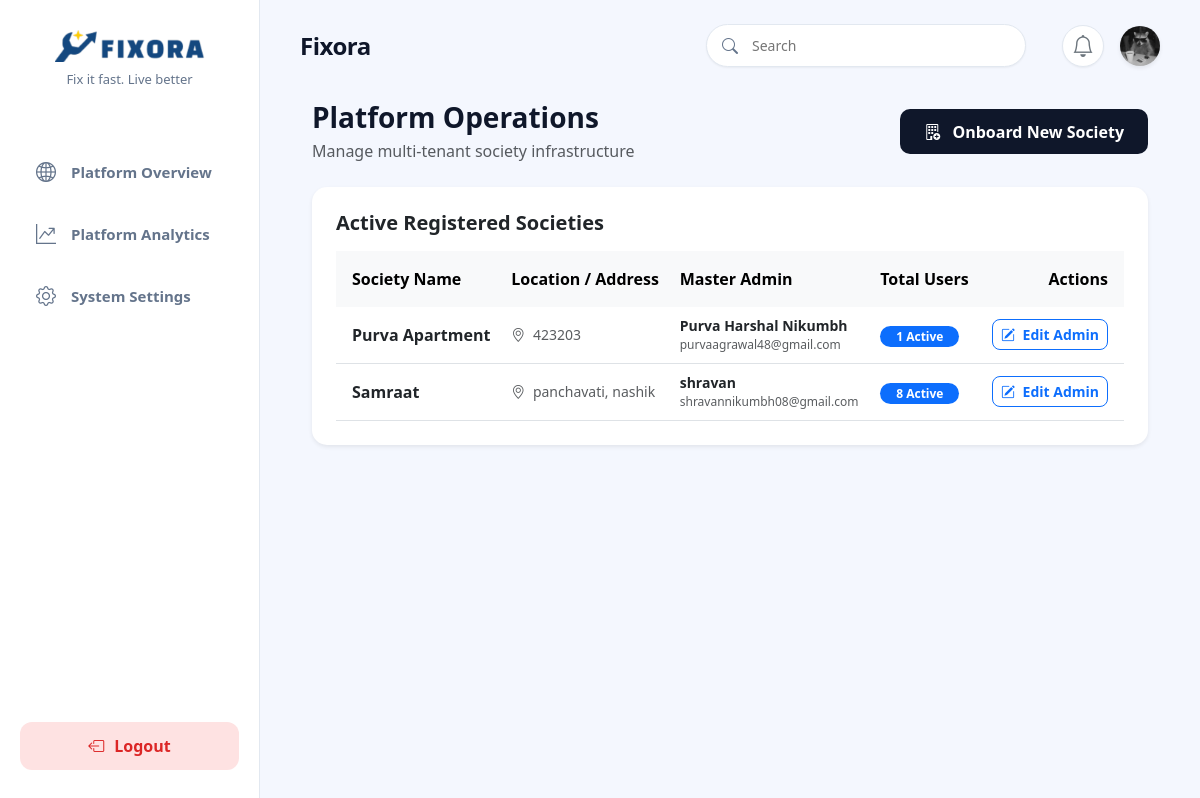
The page /dashboard/superadmin/ (signed in) on the database its author committed.
### fixora_app/models.py (models this page shows, shortened)
class User(AbstractUser):
    ROLE_CHOICES = (
        ('superadmin', 'System Super Admin'),
        ('admin', 'Admin'),
        ('resident', 'Resident'),
        ('worker', 'Worker'),
    )
    role = models.CharField(max_length=15, choices=ROLE_CHOICES, default='resident')
    phone = models.CharField(max_length=15, blank=True, null=True)
    society = models.ForeignKey(
        Society,
        on_delete=models.CASCADE,
        null=True,
        blank=True,
        related_name='users'
    )
    profile_image = models.ImageField(
        upload_to='profile_images/',
        blank=True,
        null=True
    )
    otp = models.CharField(max_length=6, blank=True, null=True)
    otp_created_at = models.DateTimeField(blank=True, null=True)

class Society(models.Model):
    name = models.CharField(max_length=200)
    address = models.TextField(blank=True, null=True)
    created_at = models.DateTimeField(auto_now_add=True)

### fixora_app/views.py (the view)
# urls.py: path('dashboard/superadmin/', views.superadmin_dashboard, name='superadmin_dashboard'),
@login_required
def superadmin_dashboard(request):
    if request.user.role != 'superadmin':
        return redirect('dashboard_redirect')
    from django.db.models import Count
    societies = Society.objects.annotate(
        total_users=Count('users')
    ).order_by('-created_at')
    admins = User.objects.filter(role='admin').select_related('society')
    admin_dict = {admin.society_id: admin for admin in admins}
    for society in societies:
        society.master_admin = admin_dict.get(society.id)
    context = {
        'societies': societies,
    }
    return render(request, 'file/superadmin_dashboard.html', context)

### fixora_app/context_processors.py (called while the page is built)
def unread_alerts(request):
    if request.user.is_authenticated:
        count = Alert.objects.filter(user=request.user, is_read=False).count()
        return {'unread_alerts_count': count}
    return {'unread_alerts_count': 0}

### templates/file/superadmin_dashboard.html (shortened to what this page needs)
{% extends 'file/base.html' %}
{% block content %}
<div class="container-fluid">
    <div class="d-flex justify-content-between align-items-center mb-4">
        <div>
            <h3 class="fw-bold mb-1">Platform Operations</h3>
            <p class="text-muted mb-0">Manage multi-tenant society infrastructure</p>
        </div>
        <button class="btn btn-primary px-4 fw-semibold" data-bs-toggle="modal" data-bs-target="#newSocietyModal" style="border-radius: 10px; background: #0f172a; border: none; height: 45px;">
            <i class="bi bi-building-add me-2"></i> Onboard New Society
        </button>
    </div>
    <div class="card p-4 border-0 shadow-sm" style="border-radius: 15px; background: white;">
        <h5 class="fw-bold mb-3">Active Registered Societies</h5>
        <div class="table-responsive">
            <table class="table table-hover align-middle mb-0">
                <thead class="table-light">
                    <tr>
                        <th class="border-0 py-3 ps-3">Society Name</th>
                        <th class="border-0 py-3">Location / Address</th>
                        <th class="border-0 py-3">Master Admin</th>
                        <th class="border-0 py-3">Total Users</th>
                        <th class="border-0 py-3 text-end pe-3">Actions</th>
                    </tr>
                </thead>
                <tbody>
                    {% for society in societies %}
                    <tr>
                        <td class="ps-3 py-3 fw-bold text-dark">{{ society.name }}</td>
                        <td class="text-muted" style="font-size: 14px;"><i class="bi bi-geo-alt me-1"></i> {{ society.address|default:"Not specified" }}</td>
                        <td>
                            {% if society.master_admin %}
                                <div class="fw-semibold text-dark" style="font-size: 14px;">{{ society.master_admin.username }}</div>
                                <div class="text-muted" style="font-size: 12px;">{{ society.master_admin.email }}</div>
                            {% else %}
                                <span class="badge bg-danger">Unassigned</span>
                            {% endif %}
                        </td>
                        <td><span class="badge bg-primary rounded-pill px-3">{{ society.total_users }} Active</span></td>
                        <td class="text-end pe-3">
                            <button class="btn btn-sm btn-outline-primary fw-semibold" style="border-radius: 8px;" data-bs-toggle="modal" data-bs-target="#editAdminModal{{ society.id }}">
                                <i class="bi bi-pencil-square me-1"></i> Edit Admin
                            </button>
                        </td>
                    </tr>
                    {% empty %}
                    <tr>
                        <td colspan="5" class="text-center text-muted py-5 fw-medium">No societies onboarded into the platform yet.</td>
                    </tr>
                    {% endfor %}
                </tbody>
            </table>
        </div>
    </div>
</div>
{% endblock %}

### templates/file/base.html (shortened to what this page needs)
{% load static %}
<!DOCTYPE html>
<html lang="en">
<head>
    <link href="https://cdn.jsdelivr.net/npm/bootstrap@5.3.7/dist/css/bootstrap.min.css" rel="stylesheet">
    <link rel="stylesheet" href="https://cdn.jsdelivr.net/npm/bootstrap-icons@1.11.3/font/bootstrap-icons.min.css">
    <link rel="stylesheet" href="{% static 'css/dashboard.css' %}">
</head>
<body>
    <div class="dashboard-container">
        <aside class="sidebar">
            <div class="brand-section">
                {% if user.role == 'superadmin' %}
                    <a href="{% url 'superadmin_dashboard' %}">
                {% elif user.role == 'admin' %}
                    <a href="{% url 'admin_dashboard' %}">
                {% elif user.role == 'worker' %}
                    <a href="{% url 'worker_dashboard' %}">
                {% else %}
                    <a href="{% url 'resident_dashboard' %}">
                {% endif %}
                        <img src="{% static 'images/logo.png' %}" alt="Fixora Logo" class="sidebar-logo">
                    </a>
                <p class="tagline">Fix it fast. Live better</p>
            </div>
            <nav class="sidebar-menu">
                {% if user.role == 'superadmin' %}
                <a href="{% url 'superadmin_dashboard' %}" class="menu-item">
                    <i class="bi bi-globe2"></i> Platform Overview
                </a>
                <a href="{% url 'superadmin_analytics' %}" class="menu-item">
                    <i class="bi bi-graph-up-arrow"></i> Platform Analytics
                </a>
                <a href="{% url 'settings' %}" class="menu-item">
                    <i class="bi bi-gear"></i> System Settings
                </a>
                {% endif %}
            </nav>
            <div class="sidebar-footer">
                <a href="{% url 'logout' %}" class="btn-logout-sidebar">
                    <i class="bi bi-box-arrow-left"></i> Logout
                </a>
            </div>
        </aside>
        <div class="main-content-wrapper">
            <header class="top-navbar d-flex align-items-center justify-content-between">
                <div class="d-flex align-items-center gap-2 gap-md-3">
                    <div class="d-flex flex-column justify-content-center">
                        <h2 class="page-title m-0" style="line-height: 1;">
                            {% if request.resolver_match.url_name == 'resident_dashboard' %}
                                Dashboard
                            {% elif request.resolver_match.url_name == 'raise_complaint' %}
                                Raise Complaint
                            {% elif request.resolver_match.url_name == 'admin_dashboard' %}
                                Admin Dashboard
                            {% elif request.resolver_match.url_name == 'worker_dashboard' %}
                                Worker Dashboard
                            {% elif request.resolver_match.url_name == 'complaints_log' %}
                                Complaints
                            {% elif request.resolver_match.url_name == 'book_service' %}
                                Book a Service
                            {% elif request.resolver_match.url_name == 'my_services' %}
                                Requested Service
                            {% elif request.resolver_match.url_name == 'alerts' %}
                                Alerts
                            {% elif request.resolver_match.url_name == 'profile' %}
                                My Profile
                            {% elif request.resolver_match.url_name == 'change_password' %}
                                Change Password
                            {% elif request.resolver_match.url_name == 'verify_password_otp' %}
                                Verify OTP
                            {% elif request.resolver_match.url_name == 'settings' %}
                                Settings
                            {% else %}
                                Fixora
                            {% endif %}
                        </h2>
                    </div>
                </div>
                <div class="navbar-actions d-flex align-items-center m-0">
                    <form method="GET" class="search-box d-none d-md-flex align-items-center me-3">
                        <i class="bi bi-search"></i>
                        <input type="text" name="search" placeholder="Search" value="{{ request.GET.search }}" onkeyup="this.form.submit()">
                    </form>
                    <div class="d-flex align-items-center gap-3">
                        <div class="notification-bell m-0 position-relative">
                            <a href="{% url 'alerts' %}" class="text-secondary text-decoration-none d-flex align-items-center justify-content-center w-100 h-100">
                                <i class="bi bi-bell"></i>
                            </a>
                        </div>
                        <div class="dropdown m-0">
                            <a href="#" id="profileDropdown" data-bs-toggle="dropdown" aria-expanded="false" style="text-decoration:none; cursor:pointer;">
                                {% if user.profile_image %}
                                    <img src="{{ user.profile_image.url }}" class="rounded-circle shadow-sm" width="40" height="40" style="object-fit: cover;">
                                {% else %}
                                    <i class="bi bi-person-circle" style="font-size:32px; color:#2563EB;"></i>
                                {% endif %}
                            </a>
                        </div>
                    </div>
                </div>
            </header>
            <main class="content-body">
                {% block content %}
                {% endblock %}
            </main>
        </div>
    </div>
</body>
</html>

### static/css/dashboard.css (style rules this page uses)
:root { --primary: #2563eb; --primary-hover: #1d4ed8; --bg-main: #f4f7fe; --bg-sidebar: #ffffff; --text-dark: #0f172a; --text-muted: #64748b; --border-color: #e2e8f0; --shadow-sm: 0 1px 2px 0 rgb(0 0 0 / 0.05); --shadow-md: 0 4px 6px -1px rgb(0 0 0 / 0.05), 0 2px 4px -2px rgb(0 0 0 / 0.05); --shadow-lg: 0 10px 15px -3px rgb(0 0 0 / 0.05), 0 4px 6px -4px rgb(0 0 0 / 0.02); --radius-md: 12px; --radius-lg: 16px; --transition: all 0.3s cubic-bezier(0.4, 0, 0.2, 1); }
* { margin: 0; padding: 0; box-sizing: border-box; font-family: 'Segoe UI', system-ui, -apple-system, sans-serif; -webkit-font-smoothing: antialiased; }
body { background-color: var(--bg-main); min-height: 100vh; overflow-x: hidden; color: var(--text-dark); }
.dashboard-container { display: flex; height: 100vh; width: 100%; overflow: hidden; }
.sidebar { width: 260px; background-color: var(--bg-sidebar); display: flex; flex-direction: column; padding: 30px 20px; border-right: 1px solid var(--border-color); height: 100%; z-index: 50; }
.brand-section { text-align: center; margin-bottom: 40px; }
.sidebar-logo { width: 150px; cursor: pointer; transition: var(--transition); }
.tagline { font-size: 13px; color: var(--text-muted); margin-top: 8px; font-weight: 500; }
.sidebar-menu { display: flex; flex-direction: column; gap: 8px; flex-grow: 1; }
.menu-item { display: flex; align-items: center; gap: 15px; padding: 12px 16px; color: var(--text-muted); text-decoration: none; font-size: 15px; font-weight: 600; border-radius: var(--radius-md); transition: var(--transition); }
.menu-item i { font-size: 20px; }
.sidebar-footer { margin-top: auto; }
.btn-logout-sidebar { display: flex; align-items: center; justify-content: center; gap: 10px; width: 100%; padding: 12px; background-color: #fee2e2; color: #dc2626; border: none; border-radius: var(--radius-md); font-weight: 600; text-decoration: none; transition: var(--transition); }
.main-content-wrapper { flex-grow: 1; display: flex; flex-direction: column; height: 100vh; overflow-y: auto; background-color: var(--bg-main); }
.top-navbar { display: flex; justify-content: space-between; align-items: center; padding: 24px 40px; background: transparent; flex-wrap: wrap; gap: 15px; }
.page-title { font-size: 24px; font-weight: 700; color: var(--text-dark); letter-spacing: -0.5px; }
.navbar-actions { display: flex; align-items: center; gap: 20px; }
.search-box { position: relative; width: 320px; }
.search-box i { position: absolute; left: 16px; top: 50%; transform: translateY(-50%); color: var(--text-muted); }
.search-box input { width: 100%; padding: 10px 16px 10px 45px; background-color: #ffffff; border: 1px solid var(--border-color); border-radius: 50px; outline: none; font-size: 14px; transition: var(--transition); box-shadow: var(--shadow-sm); }
.notification-bell { position: relative; font-size: 22px; color: var(--text-muted); cursor: pointer; transition: var(--transition); background: white; width: 42px; height: 42px; display: flex; align-items: center; justify-content: center; border-radius: 50%; box-shadow: var(--shadow-sm); border: 1px solid var(--border-color); }
.content-body { padding: 10px 40px 40px 40px; flex-grow: 1; overflow-y: visible; }

### rows shown on the page
User: profile_image (picture)
Society: name "Purva Apartment", address "423203", master_admin.username "Purva Harshal Nikumbh", master_admin.email "purvaagrawal48@gmail.com", total_users "1"
Society: name "Samraat", address "panchavati, nashik", master_admin.username "shravan", master_admin.email "shravannikumbh08@gmail.com", total_users "8"
